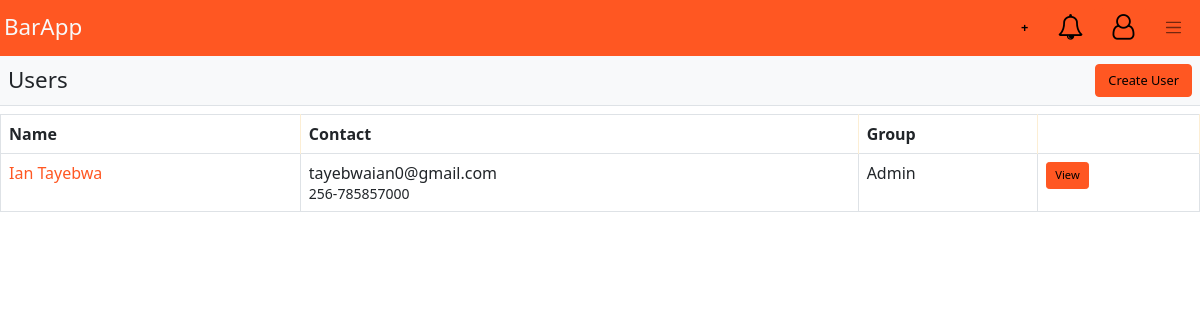
Page /profiles (signed in) on the earlier database version.
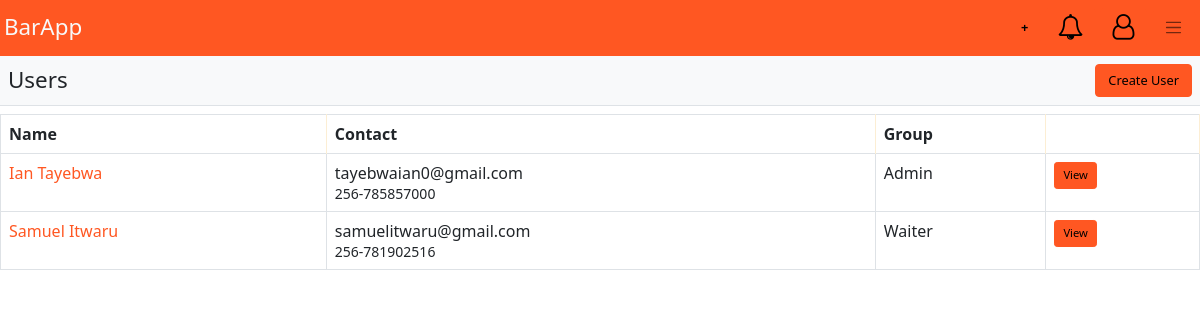
Same page on the later database version.
### bar/models.py (models this page shows, shortened)
class Profile(models.Model):
    name = models.CharField(max_length=256)
    email = models.EmailField()
    telephone = models.CharField(max_length=16)
    user = models.OneToOneField(User, unique=False, on_delete=models.CASCADE)
    def roles(self):
    	return ', '.join([group.name for group in self.user.groups.all()])

### bar/views/profile.py (the view)
# urls.py: path('profiles', get_profiles, name='get_profiles'),
@login_required
def get_profiles(request):
	profiles = Profile.objects.all()
	context = {
		"profiles": profiles
	}
	return render(request, 'profile/profiles.html', context)

### templatetags/app_tags.py (called while the page is built)
@register.filter(name='has_group')
def has_group(user, group_name):
    return user.groups.filter(name=group_name).exists()

### bar/templates/profile/profiles.html (shortened to what this page needs)
{% extends 'base.html' %}
{% load app_tags %}
{% block body %}
	<div id="app">
        {% include 'index/nav.html' %}
    </div>
    <div class="d-flex bg-light p-2 justify-content-between  border-bottom mb-2">
        <h3 class="my-auto">Users</h3>
        <a href="{% url 'bar:create_user' %}" class="btn btn-primary">Create User</a>
    </div>
    <div class="overflow-auto">
        <table class="table table-bordered table-hover">
        	<thead>
        		<th>Name</th>
        		<th>Contact</th>
                <th>Group</th>
        		<th></th>
        	</thead>
        	<tbody>
        		{% for profile in profiles %}
        		<tr>
                    <td><a href="{% url 'bar:get_profile' id=profile.id %}" class="nav-link p-0">{{profile.name}}</a></td>
        			<td>
                        {{profile.email}}<br>
                        <small>{{profile.telephone}}</small>
                    </td>
                    <td>{{profile.roles}}</td>
        			<td><a href="{% url 'bar:get_profile' id=profile.id %}" class="btn btn-primary btn-sm">View</a></td>
        		</tr>
        		{% endfor %}
        	</tbody>
        </table>
    </div>
{% endblock %}

### bar/templates/base.html (shortened to what this page needs)
{% load staticfiles %}
<html>
	<head>
		<link rel="stylesheet" type="text/css" href="{% static 'css/style.css' %}">
		<link rel="stylesheet" type="text/css" href="{% static 'css/bs5.min.css' %}">
		<link rel="stylesheet" type="text/css" href="{% static 'css/font-awesome.min.css' %}">
	</head>
	<body>
		{% block body %}
		{% endblock %}
	</body>
</html>

### bar/templates/index/nav.html (shortened to what this page needs)
{% load static %}
{% load app_tags %}
<nav class="navbar navbar-expand-lg navbar-light bg-primary text-light px-0">
    <div class="container-fluid px-1">
        <div class="my-auto">
            <h3 class="d-inline m-0" href="">BarApp</h3>
        </div>
        <div>
            <a href="{% url 'bar:create_orders' %}" class="btn btn-primary f-10"><strong>+</strong></span></a>
            <a href="{% url 'bar:orders' %}" class="btn btn-primary"><span class="fa fa-bell-o fa-2x"></span></a>
            <a href="{% url 'bar:get_current_user_profile' %}" class="btn btn-primary"><span class="fa fa-user-o fa-2x"></span></a>
            <button class="btn btn-primary" type="button" data-bs-toggle="offcanvas" data-bs-target="#offcanvasRight" aria-controls="offcanvasRight"><span class="navbar-toggler-icon"></span></button>
        </div>
    </div>
</nav>

### bar/static/css/style.css (style rules this page uses)
.table th { background-color: rgb(250, 151, 3) }
.table th { border-right: 2px solid rgb(252, 238, 212); }

Differences in the rows shown:
added Profile: name "Samuel Itwaru", email "samuelitwaru@gmail.com", telephone "256-781902516", roles "Waiter"
